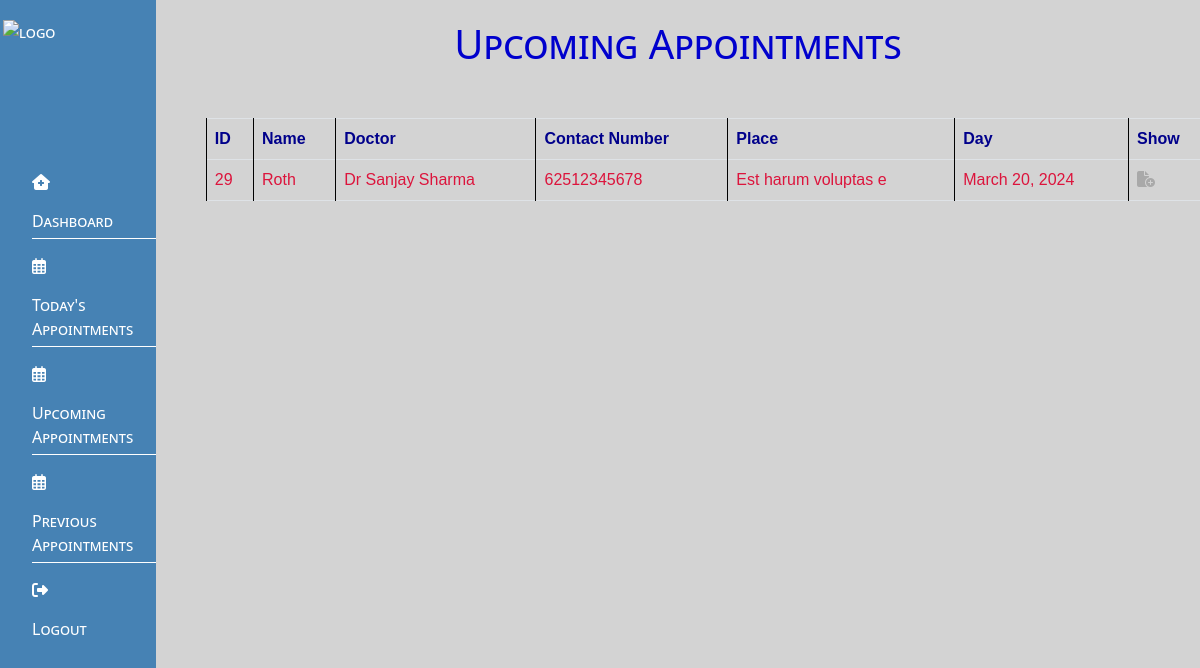
Page /upcoming_appointments (signed in) on the committed database.
### home/models.py (models this page shows, shortened)
class contactdata(models.Model):
    name = models.CharField(max_length=20,null=True,blank=True)
    number = models.IntegerField(null=True,blank=True)
    department =models.ForeignKey(Department,on_delete=models.CASCADE,null=True,blank=True)
    doctors = models.ForeignKey(Doctors,on_delete=models.CASCADE,null=True,blank=True)
    day = models.DateField(null=True,blank=True)
    place = models.CharField(max_length=20,null=True,blank=True)
    checked = models.BooleanField(default=False,null=True,blank=True)
    Patients= models.CharField(max_length=20,null=True,blank=True)

class Doctors(models.Model):
    name = models.ForeignKey(User,on_delete=models.CASCADE,null=True,blank=True)
    image = models.ImageField(upload_to="doctorsimage/",null=True,blank=True)
    department = models.ForeignKey(Department,on_delete=models.CASCADE,null=True,blank=True)
    monday = models.BooleanField(default=False,null=True,blank=True)
    tuesday = models.BooleanField(default=False,null=True,blank=True)
    wednesday= models.BooleanField(default=False,null=True,blank=True)
    thursday = models.BooleanField(default=False,null=True,blank=True)
    friday= models.BooleanField(default=False,null=True,blank=True)
    saturday = models.BooleanField(default=False,null=True,blank=True)
    fees = models.TextField(null=True,blank=True)
    def __str__(self):
        return self.name.name

class User (AbstractBaseUser):
    name = models.CharField(max_length=20,null=True,blank=True)
    email = models.EmailField(verbose_name='email Address', max_length=40, unique=True)
    date_joined = models.DateTimeField(auto_now_add=True)
    is_active = models.BooleanField(default=True)
    is_staff = models.BooleanField(default=True)
    is_admin = models.BooleanField(default=False)
    is_superuser = models.BooleanField(default=False)
    doctor = models.BooleanField(default=False)
    objects = UserManager()
    USERNAME_FIELD = 'email'
    REQUIRED_FIELDS = ['name']

### home/views.py (the view)
# urls.py: path('upcoming_appointments',views.upcoming_appointments, name='upcoming_appointments'),
def upcoming_appointments(request):
    email=request.user.email
    doctor_user = User.objects.get(email=email)
    doctors = Doctors.objects.get(name=doctor_user)
    today_date = datetime.now().date()
    upcoming_appointments = contactdata.objects.filter(day__gt=today_date,checked=False,doctors=doctors)
    if upcoming_appointments:
      return render(request, 'admin/upcoming.html', {'upcoming_appointments': upcoming_appointments})
    else:
         return render(request, 'admin/upcoming.html', {'message': 'no appointments'})

### home/templates/admin/upcoming.html
{% extends "admin/dash.html" %}
{% load static %}
{% block css %}
<link rel="stylesheet" href="{% static 'css/admin/doc.css' %}">
{% endblock css %}
{% block content %}
{% if upcoming_appointments %}
    <h1>Upcoming Appointments</h1>
    <table class="table table-bordered" style="margin-left: 30px; margin-top: 50px;">
        <tr style="gap: 10px; color: royalblue;">
            <th>ID</th>
            <th>Name</th>
            <th>Doctor</th>
            <th>Contact Number</th>
            <th>Place</th>
            <th>Day</th>
            <th>Show</th>
        </tr>
        {% for appointment in upcoming_appointments %}
        <tr>
            <td>{{ appointment.id }}</td>
            <td>{{ appointment.name }}</td>
            <td>{{ appointment.doctors }}</td>
            <td>{{ appointment.number }}</td>
            <td>{{ appointment.place }}</td>
            <td>{{ appointment.day }}</td>
            <td>
                <a href="{% url 'pres1' appointment.id %}">
                    <i class="fa-solid fa-file-circle-plus icon"></i>
                </a>
            </td>
        </tr>
        {% endfor %}
    </table>
    {% else %}
    <h2 style="color: red; text-align: center;">There are no upcoming appointments.</h2>
{% endif %}
{% endblock content %}

### home/static/css/admin/dash.css (style rules this page uses)
* { margin: 0; padding: 0; box-sizing: border-box; }
body { font-family: Arial, sans-serif; }

### home/static/css/admin/doc.css (style rules this page uses)
body { font-family: Arial, sans-serif; background-color:darkred }
h1 { color:mediumblue; text-align: center; font-variant: small-caps; }
.table { margin-top: 40px; font-family: Arial, sans-serif; }
.table th, .table td { border: 1px solid black; padding: 10px; text-align: left; }
.table th { background-color: #f2f2f2; color: darkblue; }
.table td { color:crimson; }
.table a { margin-right: 10px; color: darkgray; text-decoration: none; transition: color 0.3s ease; }

### rows in the picture
contactdata: id "29", name "Roth", doctors "Dr Sanjay Sharma", number "62512345678", place "Est harum voluptas e", day "March 20, 2024"
